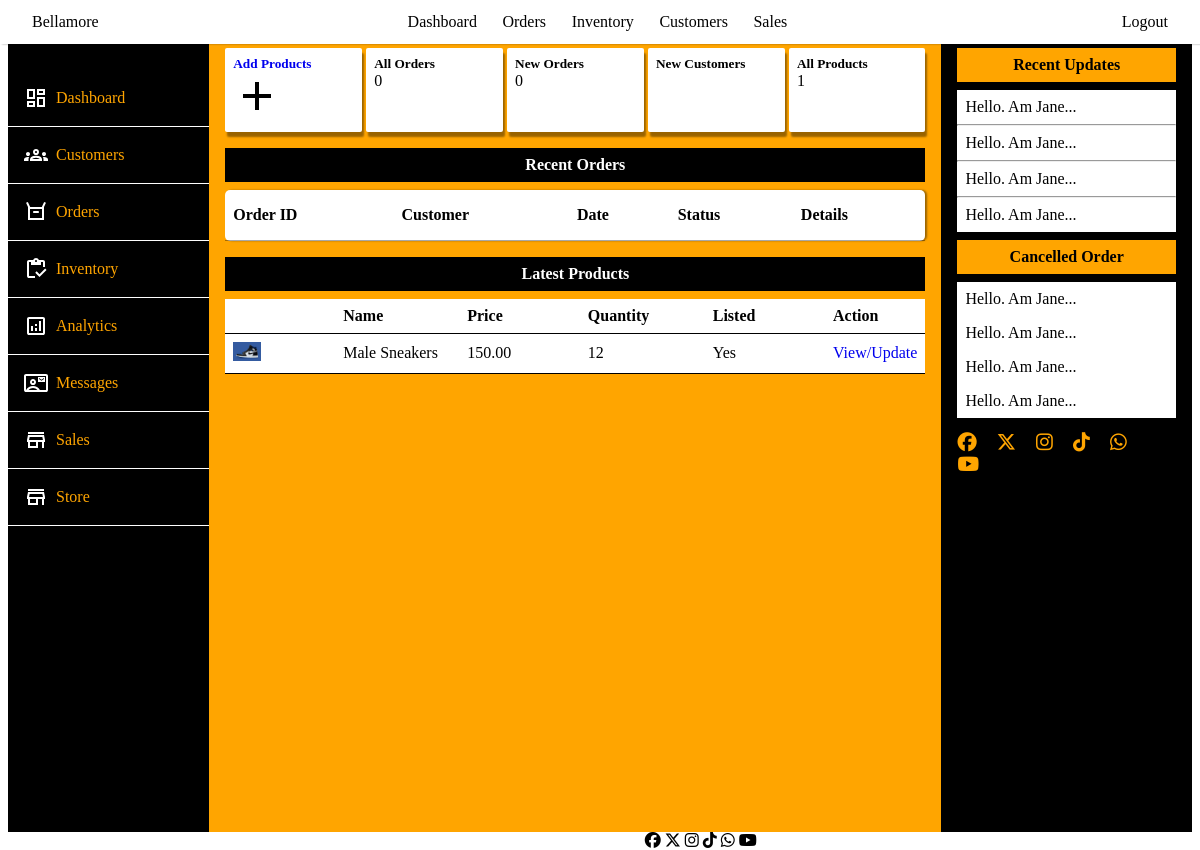
Page /admin_portal on the earlier database version.
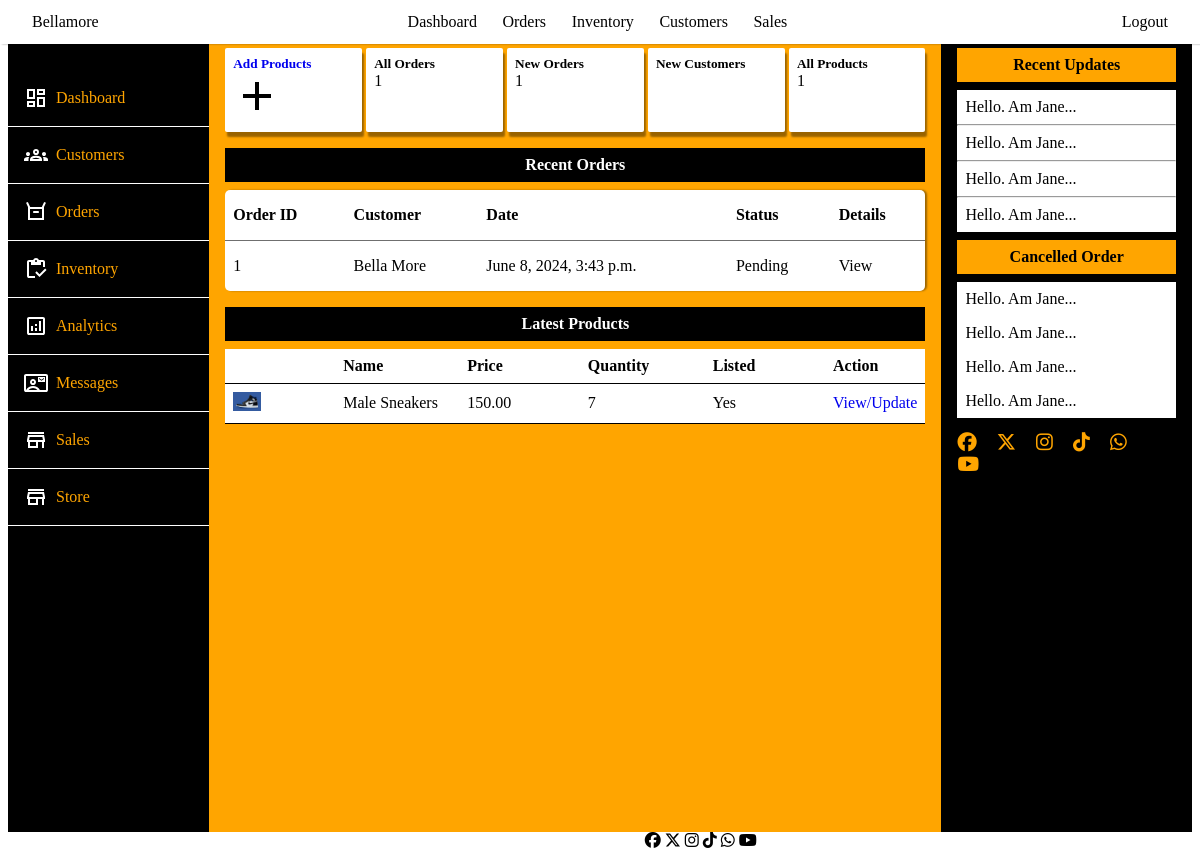
Same page on the later database version.
### store/models.py (models this page shows, shortened)
class Product(models.Model):
    profile_image = models.ImageField(upload_to='uploads/products', null=True, blank=True, default='default/product.png')
    name = models.CharField(max_length=255, verbose_name='Product Name')
    price = models.DecimalField(max_digits=12, decimal_places=2)
    description = models.TextField(verbose_name='Product Description', blank=True, null=True)
    is_sale = models.BooleanField(default=False)
    sale_price = models.DecimalField(max_digits=12, decimal_places=2, null=True, blank=True)
    discount = models.DecimalField(default=0, max_digits=9, decimal_places=2, null=True, blank=True)
    percentage_discount = models.DecimalField(default=0, max_digits=5, decimal_places=0, null=True, blank=True)
    created_at = models.DateTimeField(auto_now_add=True)
    is_listed = models.BooleanField(default=True)
    is_featured = models.BooleanField(default=False)
    slug = models.SlugField(unique=True, blank=True, null=True)
    key_words = models.CharField(max_length=255, blank=True, null=True)
    stock_quantity = models.IntegerField(default=1)
    brand = models.CharField(max_length=255, blank=True, null=True)
    material = models.CharField(max_length=255, blank=True, null=True)
    category = models.ForeignKey(Category, on_delete=models.CASCADE, related_name='products', blank=True, null=True)
    color = models.CharField(max_length=255, blank=True)
    size = models.CharField(max_length=255, blank=True)
    @property
    def imageURL(self):
        try:
            url = self.profile_image.url
        except:
            url = ''
        return url

### cart/models.py (models this page shows, shortened)
class Order(models.Model):
    user = models.ForeignKey(CustomUser, on_delete=models.CASCADE)
    full_name = models.CharField(max_length=255, null=True, blank=True)
    email = models.CharField(max_length=255)
    amount_paid = models.DecimalField(max_digits=12, decimal_places=2)
    shipping_address = models.TextField(max_length=15000)
    date_ordered = models.DateTimeField(auto_now_add=True)
    is_shipped = models.BooleanField(default=False)
    shipped_at = models.DateTimeField(null=True, blank=True)

### admin_portal/views.py (the view)
# urls.py: path('admin_portal', views.admin_portal, name='admin_portal'),
def admin_portal(request):
    products = Product.objects.all()
    latest_products = products.order_by('-created_at')[:10]
    orders = Order.objects.all()
    context = {
        'products':products,
        'latest_products': latest_products,
        'orders': orders
    }
    return render(request, 'admin_portal/admin_portal.html', context)

### cart/context_processors.py (called while the page is built)
def cart(request):
    return {'cart': Cart(request)}

### admin_portal/templates/admin_portal/admin_portal.html (shortened to what this page needs)
{% extends 'admin_portal/base.html' %}
{% block content %}
<div class="container">
    <div class="side-bar">
        <div class="menu-item"> <a href="{% url 'admin_portal' %}"> Dashboard</a></div>
        <div class="menu-item"> <a href="#"> Customers</a></div>
        <div class="menu-item"> <a href="#"> Orders</a></div>
        <div class="menu-item"> <a href="#"> Inventory</a></div>
        <div class="menu-item"> <a href="#"> Analytics</a></div>
        <div class="menu-item"> <a href="#"> Messages</a></div>
        <div class="menu-item"><svg xmlns="http://www.w3.org/2000/svg" height="24" viewBox="0 -960 960 960" width="24"><path d="M160-720v-80h640v80H160Zm0 560v-240h-40v-80l40-200h640l40 200v80h-40v240h-80v-240H560v240H160Zm80-80h240v-160H240v160Zm-38-240h556-556Zm0 0h556l-24-120H226l-24 120Z"/></svg> <a href="#"> Sales </a></div>
        <div class="menu-item"><svg xmlns="http://www.w3.org/2000/svg" height="24" viewBox="0 -960 960 960" width="24"><path d="M160-720v-80h640v80H160Zm0 560v-240h-40v-80l40-200h640l40 200v80h-40v240h-80v-240H560v240H160Zm80-80h240v-160H240v160Zm-38-240h556-556Zm0 0h556l-24-120H226l-24 120Z"/></svg> <a href="{% url 'home' %}"> Store </a></div>
    </div>
    <div class="content">
        <div class="main-content">
            <div class="leading">
                <div class="lead">
                   <a href="{% url 'add_product' %}"> <h5>Add Products</h5>
                    <svg xmlns="http://www.w3.org/2000/svg" height="24" viewBox="0 -960 960 960" width="24"><path d="M440-440H200v-80h240v-240h80v240h240v80H520v240h-80v-240Z"/></svg></a>
                </div>
                <div class="lead">
                    <h5>All Orders</h5>
                    <p>{{ orders | length }}</p>
                </div>
                <div class="lead">
                    <h5>New Orders</h5>
                    <p>{{ orders | length }}</p>
                </div>
                <div class="lead">
                    <h5>New Customers</h5>
                </div>
                <div class="lead">
                    <h5>All Products</h5>
                    <p>{{ products | length }}</p>
                </div>
            </div>
            <section>
            <div class="orders">
                <h4 class="admin-main-headings">Recent Orders</h4>
                <table>
                    <thead>
                        <tr>
                            <th>Order ID</th>
                            <th>Customer</th>
                            <th>Date</th>
                            <th>Status</th>
                            <th>Details</th>
                        </tr>
                    </thead>
                    <tbody>
                        {% for order in  orders %}
                        <tr>
                            <td>{{order.id}}</td>
                            <td>{{order.full_name}}</td>
                            <td>{{order.date_ordered}}</td>
                            {% if order.is_shipped %}
                            <td style="color: green;">Shipped</td>
                            {% else %}
                            <td>Pending</td>
                            {% endif %}
                            <td>View</td>
                        </tr>
                        {% endfor %}
                    </tbody>
                </table>
            </div>
        </section>
        <section>
            <h4 class="admin-main-headings">Latest Products</h4>
            <div class="inventory">
                <table>
                    <thead>
                        <tr>
                            <th></th>
                            <th>Name</th>
                            <th>Price</th>
                            <th>Quantity</th>
                            <th>Listed</th>
                            <th>Action</th>
                        </tr>
                    </thead>
                    <tbody>
                        {% for product in latest_products %}
                        <tr>
                            <td><img src="{{product.imageURL}}" alt="" width="30%"></td>
                            <td>{{ product.name }}</td>
                            <td>{{ product.price }}</td>
                            <td>{{ product.stock_quantity }}</td>
                            {% if product.is_listed %}
                            <td>Yes</td>
                            {% else %}
                            <td>No</td>
                            {% endif %}
                            <td><a href="{% url 'product_inventory' product.id %}">View/Update</a></td>
                        </tr>
                        {% endfor %}
                    </tbody>
                </table>
            </div>
        </section>
        </div>
        <div class="side-right">
            <h4 class="admin-side-headings">Recent Updates</h4>
            <div class="updates">
                <div class="update">
                    <p>Hello. Am Jane...</p>
                </div>
                <hr>
                <div class="update">
                    <p>Hello. Am Jane...</p>
                </div>
                <hr>
                <div class="update">
                    <p>Hello. Am Jane...</p>
                </div>
                <hr>
                <div class="update">
                    <p>Hello. Am Jane...</p>
                </div>
            </div>
            <h4 class="admin-side-headings">Cancelled Order</h4>
            <div class="cancelled_orders">
                <div class="cancelled_order">
                    <p>Hello. Am Jane...</p>
                </div>
                <div class="cancelled_order">
                    <p>Hello. Am Jane...</p>
                </div>
                <div class="cancelled_order">
                    <p>Hello. Am Jane...</p>
                </div>
                <div class="cancelled_order">
                    <p>Hello. Am Jane...</p>
                </div>
            </div>
            <div class="socials">
                <span><i class="fa-brands fa-facebook"></i></span>
                <span><i class="fa-brands fa-x-twitter"></i></span>
                <span><i class="fa-brands fa-instagram"></i></span>
                <span><i class="fa-brands fa-tiktok"></i></span>
                <span><i class="fa-brands fa-whatsapp"></i></span>
                <span><i class="fa-brands fa-youtube"></i></span>
            </div>
        </div>
    </div>
    {% include 'admin_portal/footer.html' %}
</div>
</div>
{% endblock content %}

### admin_portal/templates/admin_portal/base.html (shortened to what this page needs)
{% load static %}
<!DOCTYPE html>
<html lang="en">
<head>
    <link rel="stylesheet" href="{% static 'css/admin_portal/admin_portal.css' %}">
    <link rel="stylesheet" href="{% static 'css/admin_portal/navbar.css' %}">
    <link rel="stylesheet" href="{% static 'css/admin_portal/product_form.css' %}">
    <link rel="stylesheet" href="{% static 'css/admin_portal/inventory.css' %}">
    <link rel="stylesheet" href="https://cdnjs.cloudflare.com/ajax/libs/font-awesome/6.5.1/css/all.min.css">
</head>
<body>
    <div class="admin-dashboard">
        {% include 'admin_portal/navbar.html' %}
    {% block content %}
    {% endblock content %}
</body>
</html>

### admin_portal/templates/admin_portal/navbar.html (shortened to what this page needs)
<nav>
    <div class="navbar">
        <div class="navbar-mobile">
            <a href="{% url 'home' %}" class="logo">Bellamore</a>
        </div>
        <div class="navbar-links" id="navbar-links">
            <ul>
                <li><a href="{% url 'admin_portal' %}">Dashboard</a></li>
                <li><a href="{% url 'orders' %}">Orders</a></li>
                <li><a href="{% url 'inventory' %}">Inventory</a></li>
                <li><a href="#">Customers</a></li>
                <li><a href="#">Sales</a></li>
                <li class="dropdown hide-on-mobile">
                </li>
            </ul>
        </div>
        <div class="cart">
            <a href="{% url 'signout' %}" class="login-button" id="login-button">Logout</a>
        </div>
    </div>
</nav>

### admin_portal/templates/admin_portal/footer.html
    <div class="footer">
        <span><i class="fa-brands fa-facebook"></i></span>
        <span><i class="fa-brands fa-x-twitter"></i></span>
        <span><i class="fa-brands fa-instagram"></i></span>
        <span><i class="fa-brands fa-tiktok"></i></span>
        <span><i class="fa-brands fa-whatsapp"></i></span>
        <span><i class="fa-brands fa-youtube"></i></span>
    </div>

### static/css/admin_portal/admin_portal.css (style rules this page uses)
* { padding: 0; margin: 0; box-sizing: border-box; }
:root { --main-color: orange; --white-color: white; --black-color: black; }
html { font-size: 16px; }
body { min-height: 100vh; width: 100%; background-color: var(--white-color); }
a { text-decoration: none; }
.admin-main-headings { text-align: center; background-color: rgb(0, 0, 0); color: rgb(255, 255, 255); padding: .5em 0; margin-bottom: .5em; }
.admin-side-headings { text-align: center; background-color: orange; color: rgb(0, 0, 0); padding: .5em 0; margin-bottom: .5em; }
.admin-dashboard .container { min-height: 100vh; width: 100%; margin-bottom: 0; padding: 0 .5em; }
.admin-dashboard .container .side-bar { min-height: 100vh; width: 17%; padding-top: 2.4em; background-color: rgb(0, 0, 0); position: sticky; position: -webkit-sticky; top: 0; z-index: 100; float: left; }
.admin-dashboard .container .side-bar .menu-item { padding: 1em; border-bottom: 1px solid rgb(254, 254, 254); display: flex; align-items: center; }
.admin-dashboard .container .side-bar .menu-item svg { fill: rgb(255, 255, 255); }
.admin-dashboard .container .side-bar a { margin-left: .5em; color: orange; }
.admin-dashboard .container .content { display: flex; width: 83%; margin-top: 2em; justify-content: space-between; min-height: 100vh; margin-left: 17%; }
.admin-dashboard .container .content .main-content { flex: 66%; padding: 1em; background-color: var(--main-color); }
.admin-dashboard .content .main-content .leading { display: flex; justify-content: space-between; width: 100%; margin-bottom: 1em; }
.admin-dashboard .content .main-content .leading .lead { width: 19.5%; background-color: var(--white-color); border-radius: 2px; box-shadow: 2px 5px 2px rgba(0, 0, 0, 0.4); padding: .5em; }
.admin-dashboard .content .main-content .leading .lead svg { height: 3em; width: 3em; }
.admin-dashboard .main-content .orders { padding-bottom: 1em; }
.admin-dashboard .main-content .orders table { background-color: var(--white-color); width: 100%; border-collapse: collapse; border-radius: 5px; box-shadow: 2px 0 2px rgba(0, 0, 0, 0.4); }
.admin-dashboard .main-content .orders table tr { border-bottom: 1px solid rgba(0, 0, 0, 0.34); }
.admin-dashboard .main-content .orders tbody tr:last-of-type { border-bottom: 1px none; }
.admin-dashboard .main-content .orders table th, .admin-dashboard .main-content .orders table td { padding: 1em .5em; text-align: left; }
.admin-dashboard .container .content .side-right { flex: 17%; padding: 1em; background-color: rgb(0, 0, 0); color: var(--main-color); }
.admin-dashboard .container .content .side-right .updates { background-color: var(--white-color); color: var(--black-color); margin: .5em 0; }
.admin-dashboard .container .content .side-right .updates .update { padding: .5em; }
.admin-dashboard .container .content .side-right .cancelled_orders { background-color: var(--white-color); color: var(--black-color); margin: .5em 0; }
.admin-dashboard .container .content .side-right .cancelled_orders .cancelled_order { padding: .5em; }
.admin-dashboard .container .content .side-right .socials { padding: .3em 0; font-size: 1.2rem; }
.admin-dashboard .container .content .side-right .socials span { padding-right: .8em; }
.admin-dashboard .footer { text-align: center; background-color: rgb(255, 255, 255); color: rgb(0, 0, 0); margin-left: 17%; }

### static/css/admin_portal/navbar.css (style rules this page uses)
.navbar { display: flex; justify-content: space-between; align-items: center; background-color: rgb(255, 255, 255); box-shadow: 2px 0 2px rgba(0, 0, 0, 0.4); font-size: 1rem; color: rgb(255, 255, 255); position: fixed; top: 0; left: 0; right: 0; width: 100%; z-index: 1000; }
.navbar a { color: rgb(0, 0, 0); }
.navbar-links ul { list-style: none; display: flex; }
.navbar-links li { padding: .8em; }
.logo { padding: .6em 2em; }
.cart { padding: .6em 2em; position: relative; }

### static/css/admin_portal/inventory.css (style rules this page uses)
.inventory { width: 100%; }
.inventory table { width: 100%; text-align: left; border-collapse: collapse; background-color: white; }
.inventory table tr { border-bottom: 1px solid black; }
.inventory table th, .inventory table td { width: 20%; padding: .5em; }
.inventory table th:first-of-type, .inventory table td:first-of-type { width: 20%; }
.inventory img { max-height: 50px; }

Differences in the rows shown:
added Order: id "1", full_name "Bella More", date_ordered "June 8, 2024, 3:43 p.m.", is_shipped "Pending"
changed Product "Male Sneakers": stock_quantity "12" → "7"
Other differences:
{{ orders | length }}: "0" → "1"
